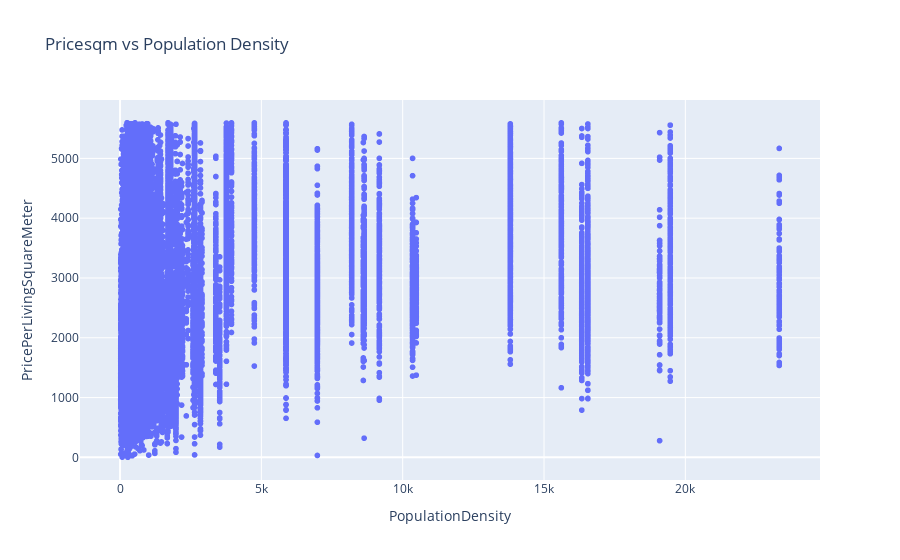

Write notebook code for a chart like this one.
### Markdown cell above
Scatterplot price - population density:

### Code cell
fig = px.scatter(model_data, x='PopulationDensity', y='PricePerLivingSquareMeter', title='Pricesqm vs Population Density')
fig.show()

### Figure 1 — Plotly figure (JSON) as saved in the notebook; plotly's stock layout.template omitted (floating-point values rounded to 4 significant figures; data arrays with more than 128 entries replaced by an {"elided": "..."} marker saying what was removed)
{"data": [{"hovertemplate": "PopulationDensity=%{x}<br>PricePerLivingSquareMeter=%{y}<extra></extra>", "legendgroup": "", "marker": {"color": "#636efa", "symbol": "circle"}, "mode": "markers", "name": "", "showlegend": false, "type": "scattergl", "x": {"elided": "56221 int values"}, "xaxis": "x", "y": {"elided": "56221 int values"}, "yaxis": "y"}], "layout": {"legend": {"tracegroupgap": 0}, "title": {"text": "Pricesqm vs Population Density"}, "xaxis": {"anchor": "y", "domain": [0, 1], "title": {"text": "PopulationDensity"}}, "yaxis": {"anchor": "x", "domain": [0, 1], "title": {"text": "PricePerLivingSquareMeter"}}}}
